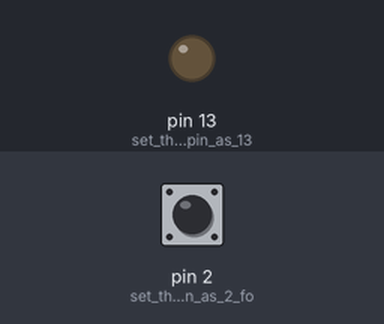
This sketch was run on a simulated Arduino Uno, built with avr-gcc and run on an emulated ATmega328P. Parts: output pins drawn as LEDs (lit = HIGH). The test bench sets the inputs (shaded band); at power-on: pin 2 (set_the_input_pin_as_2_fo) LOW.

Above: at 1.2 s.
1.3 s: pin 2 (set_the_input_pin_as_2_fo) pulled HIGH for 0.15 s
At 1.37 s:
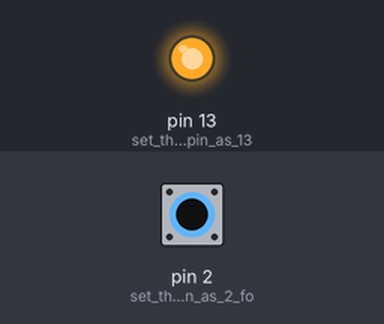
2.9 s: pin 2 (set_the_input_pin_as_2_fo) pulled HIGH for 3.2 s
At 6.8 s:
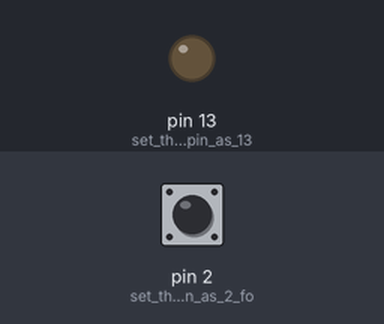
Timing chart, 0 to 8.3 s (numbered marks = the images above; inputs shaded):
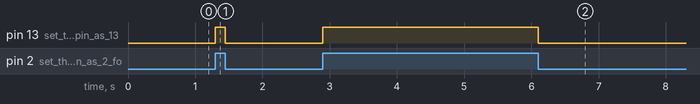

The sketch:

interrupt.ino
```cpp
int pin = 2;    //define interrupt pin as 2
volatile int state = LOW; // initialise the state as low
//declare them as volatile.

void setup()
{
   pinMode(13, OUTPUT); //set the output pin as 13
   pinMode(2, INPUT); // set the input pin as 2 for interrupt
   attachInterrupt(digitalPinToInterrupt(pin), led, CHANGE);
   //interrupt at pin 2 blink when pin to change the value,
   //change value means when the motion is detected
}
void loop() {

}

void led() {
   state = !state; //state will get changed vice-versa
  digitalWrite(13, state); //pin 13 follows the value of state
}
```

Measured:
- after the input at 1.3 s, pin 13 (set_the_output_pin_as_13): LOW → HIGH at once, → LOW 0.15 s later
- after the input at 2.9 s, pin 13 (set_the_output_pin_as_13): LOW → HIGH at once, → LOW 3.2 s later
